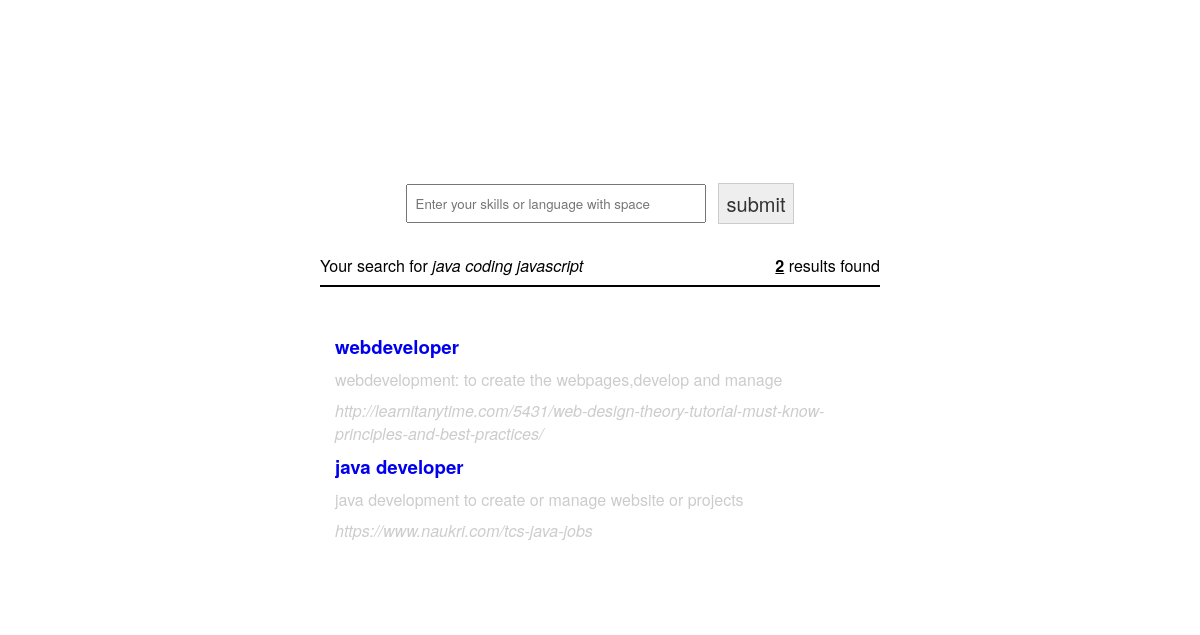
Page /FINAL_jobportal/index.php?k=java coding javascript on the committed database.
### tables this page shows
CREATE TABLE `search_engine` (
  `id` int(11) NOT NULL,
  `title` varchar(200) NOT NULL,
  `blurb` text NOT NULL,
  `url` text NOT NULL,
  `keywords` text NOT NULL
);

### FINAL_jobportal/index.php (the view, shortened to what this page needs)
<html>
	<head>
		<link rel="stylesheet" type="text/css" href="./main.css"></link>
	</head>
	<body>
		<div id="wrapper">
			<div id="top_header">
				<div id="nav">
					<a href="<?php echo SITE_ADDR;?>">By Teja 11713846</a>
				</div>
				<div id="logo">
					<h1><a href="<?php echo SITE_ADDR;?>">JobPortal</a></h1>
				</div>
			</div>
			<div id="main" class="shadow-box"><div id="content">
				<center>
				<form action="" method="GET" name="">
					<table>
						<tr>
							<td><input type="text" name="k" placeholder="Enter your skills or language with space" autocomplete="off"></td>
							<td><input type="submit" name="" value="submit" ></td>
						</tr>
					</table>
				</form>
				</center>
				<?php
					if (isset($_GET['k']) && $_GET['k'] != ''){
						$k = trim($_GET['k']);
						$query_string = "SELECT * FROM search_engine WHERE ";
						$display_words = "";
						$keywords = explode(' ', $k);
						foreach($keywords as $word){
							$query_string .= " keywords LIKE '%".$word."%' OR ";
							$display_words .= $word." ";
						}
						$query_string = substr($query_string, 0, strlen($query_string) - 3);
						$conn = mysqli_connect(DB_SERVER, DB_USER, DB_PASS, DB_NAME);
						$query = mysqli_query($conn, $query_string);
						$result_count = mysqli_num_rows($query);
						if ($result_count > 0){
							echo '<br /><div class="right"><b><u>'.$result_count.'</u></b> results found</div>';
							echo 'Your search for <i>'.$display_words.'</i> <hr /><br />';
							echo '<table class="search">';
							while ($row = mysqli_fetch_assoc($query)){
								echo '<tr>
									<td><h3><a href="'.$row['url'].'">'.$row['title'].'</a></h3></td>
								</tr>
								<tr>
									<td>'.$row['blurb'].'</td>
								</tr>
								<tr>
									<td><i>'.$row['url'].'</i></td>
								</tr>';
							}
							echo '</table>';
						}
						else
							echo 'No results found. Please search something else.';
					}
					else
						echo '';
				?>
			</div></div>
		</div>
	</body>
</html>

### FINAL_jobportal/main.css (style rules this page uses)
* { margin: 0; padding: 0; font-family: "Helvetica Neue", Helvetica, Arial, sans-serif; }
body { background-image: url("https://wallpaperaccess.com/full/1140733.jpg"); color: #cccccc; }
a { color: ; text-decoration: none; }
#wrapper { width: 660px; margin: auto; }
#top_header { padding: 40px; }
#top_header #logo { text-align: center; }
#top_header a { color: white; }
#top_header #nav { display: block; float: right; margin-top: 15px; }
#top_header #nav a { padding: 10px 0px; color: white; }
#top_header #nav a:last-child { border: 0px; }
#main #content { background-color: #fff; padding: 50px; color: #000; -moz-border-radius: 10px; -webkit-border-radius: 10px; border-radius: 10px; -khtml-border-radius: 10px; }
.search { padding: 10px; }
.search td { padding: 3px; }
input[type=text], input[type=password] { padding: 8px 8px; min-width: 300px; }
input[type=submit], input[type=button] { padding: 5px 8px; background-color: #eee; border: 1px solid #ccc; color: #333; cursor: pointer; font-size: 20px; }
hr { border: 1px solid #000; margin: 8px 0px; }
table td { padding: 5px; }
.right { float: right; }

### rows in the picture
search_engine: title "webdeveloper", blurb "webdevelopment: to create the webpages,develop and manage", url "http://learnitanytime.com/5431/web-design-theory-tutorial-must-know-principles-and-best-practices/"
search_engine: title "java developer", blurb "java development to create or manage website or projects", url "https://www.naukri.com/tcs-java-jobs"

### other values in the picture
$result_count "2"
$display_words "java coding javascript"
